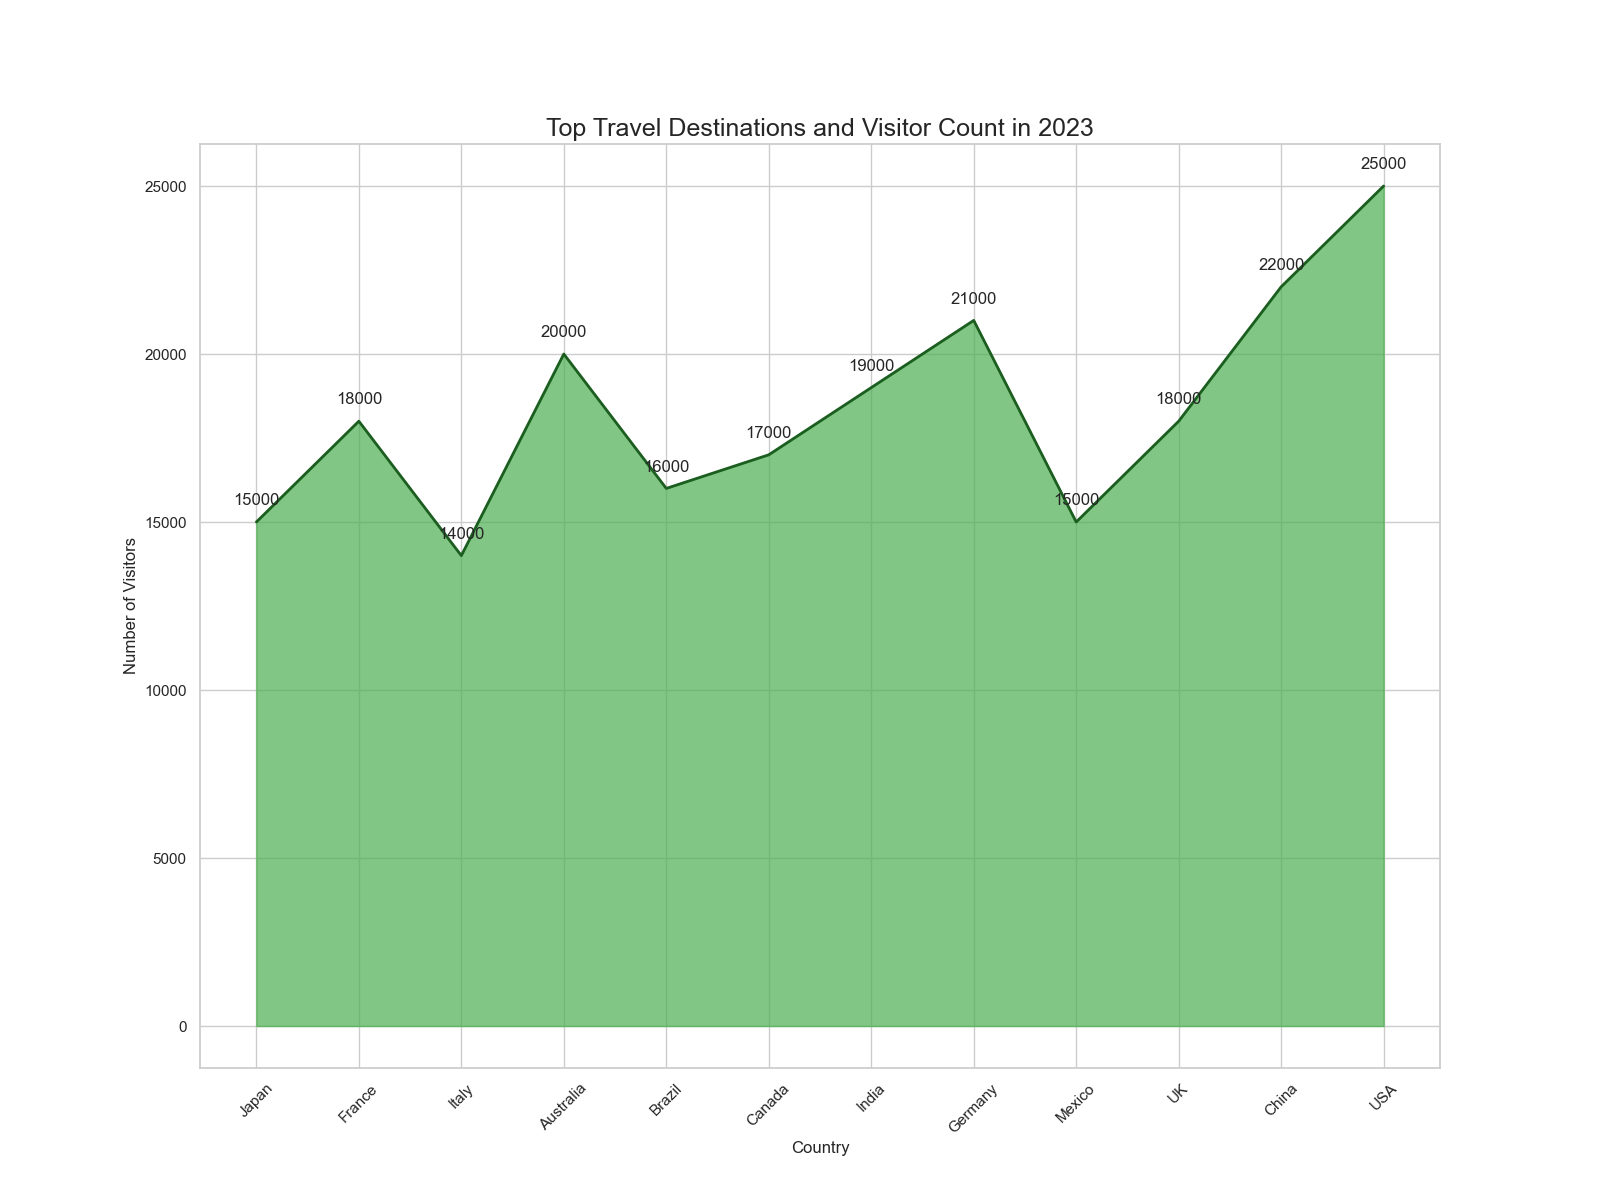

The script that drew this image:

import pandas as pd
import matplotlib.pyplot as plt

data = {
    'Country': ['Japan', 'France', 'Italy', 'Australia', 'Brazil', 'Canada', 'India', 'Germany', 'Mexico', 'UK', 'China', 'USA'],
    'Visitors': [15000, 18000, 14000, 20000, 16000, 17000, 19000, 21000, 15000, 18000, 22000, 25000]
}
df = pd.DataFrame(data)
df['Country'] = pd.Categorical(df['Country'], categories=data['Country'], ordered=True)

plt.figure(figsize=(16, 12))
plt.fill_between(x=df['Country'], y1=df['Visitors'], color='#4CAF50', alpha=0.7)
plt.plot(df['Country'], df['Visitors'], color='#1B5E20', lw=2)

for i in range(df.shape[0]):
    plt.text(df['Country'][i], df['Visitors'][i] + 500, str(df['Visitors'][i]), horizontalalignment='center')

plt.xlabel('Country')
plt.ylabel('Number of Visitors')
plt.title('Top Travel Destinations and Visitor Count in 2023', fontsize=18)
plt.xticks(rotation=45)
plt.show()
